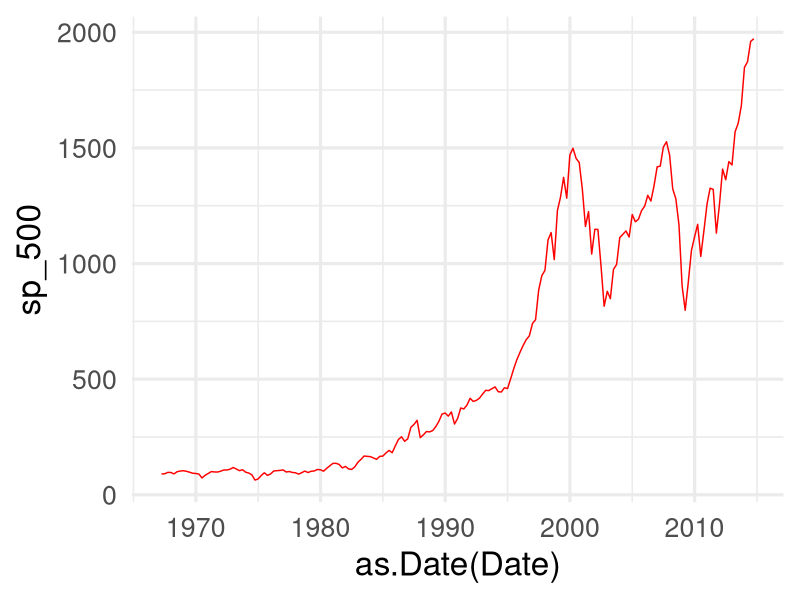
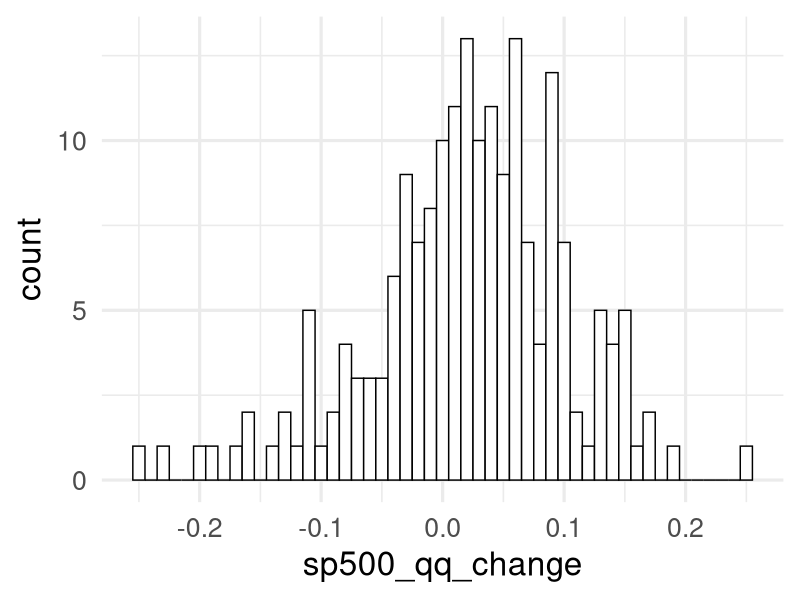
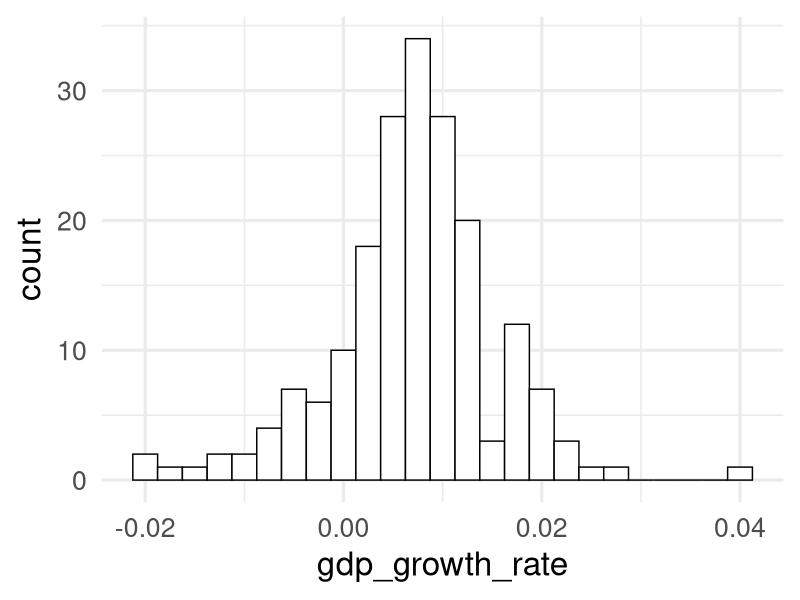
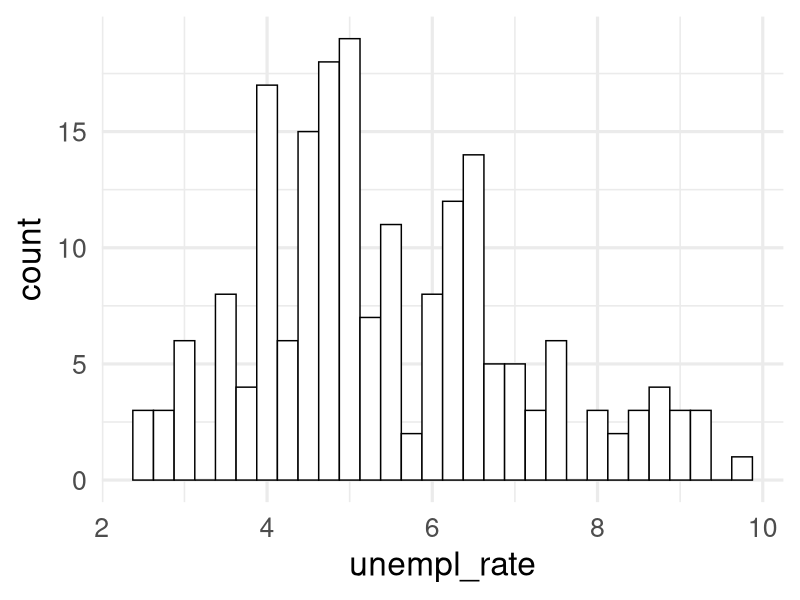
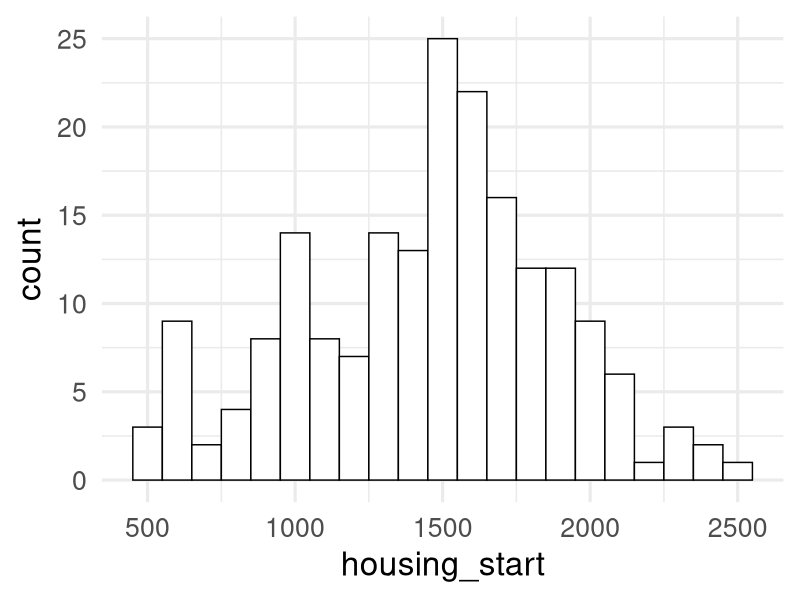
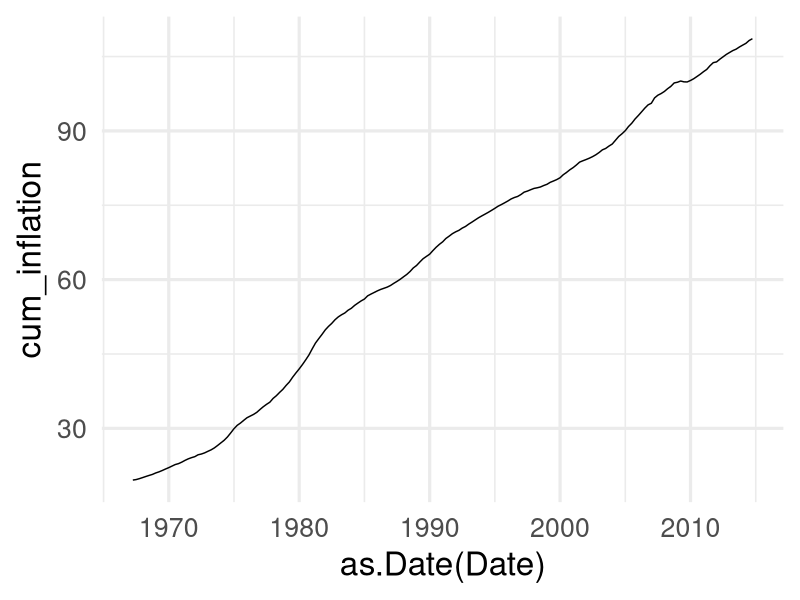
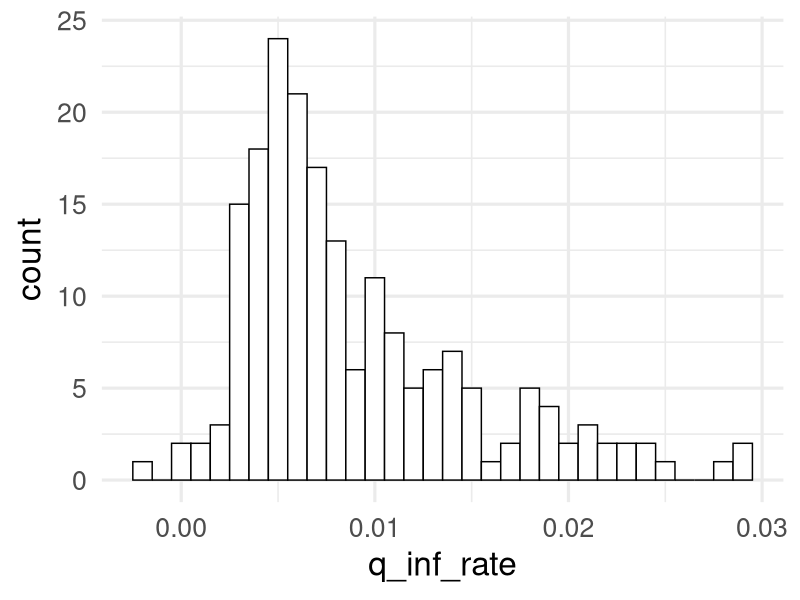
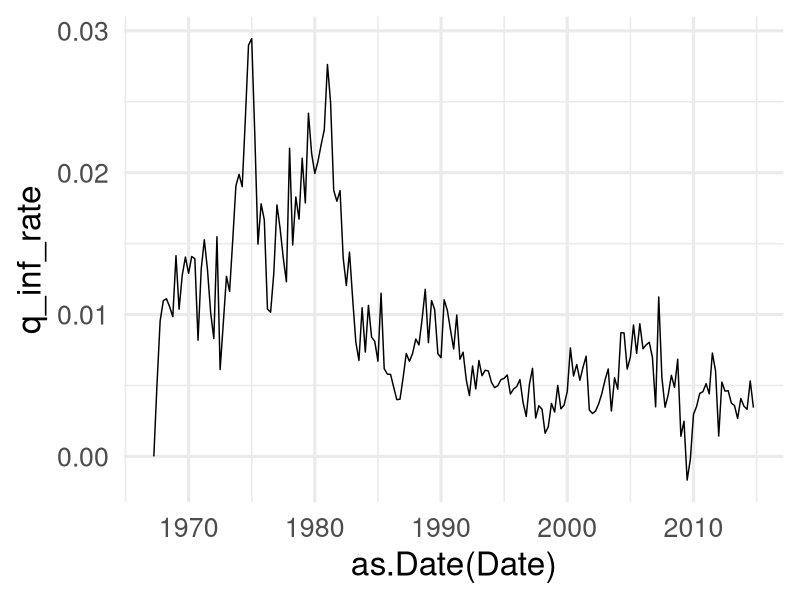

R code for these plots, in order:
## ---- chunk 1
library(reshape2)
library(gridExtra)
library(memisc)
library(ggplot2)
library(ggthemes)
library(scales)
library(zoo)
library(GGally)
## ---- chunk 2
#Please refer to "get_data.Rmd" on how I obtained the dataset
df<-read.csv("my_data.csv", header=TRUE)
head(df,3)
tail(df,3)
## ---- chunk 3
str(df)
#The data is obtained from Quandl.com. It contains quarterly US macro-economic data from Q1 1969 to Q3 2014 and.  The sp_500 is a weighted index of the stock prices of the largest 500 companies in the US.  As an index, it has no unit.  Gross domestic product (gdp) is in billion dollars.  gdp_growth_rate' and 'sp_500_qq_change' are quarterly change rates.  'cum_inflation' is also an index.  The values in the gdp column can be divided by cum_inflation to get GDP in constant dollars.  'housing_start' is the number in thousands of permits granted nationally for that quarter. The unemployment rate (unempl_rate) is the % of work force that is unemployed and actively seeks jobs. 'president','senate' and 'house' are categorical variables.  The value is 1 when Democrats control one of these 3 branches, 0 otherwise.
## ---- chunk 4
#Plot S&P500 over time
theme_set(theme_minimal(24))
ggplot(data=df,aes(x=as.Date(Date), y=sp_500))+geom_line(color="red")
#plot sp500_qq_change histogram to get a feel for the quarter on quarter changes
summary(df$sp500_qq_change)
ggplot(df, aes(x=sp500_qq_change))+geom_histogram(binwidth=.01, color="black",
                                                  fill="white")                                     
#summary of gdp growth rate
summary(df$gdp_growth_rate)
#GDP growth rate histogram
ggplot(df, aes(x=gdp_growth_rate))+ geom_histogram(binwidth=.0025,color='black',
                                                   fill='white')
#Unemployment rate 
summary(df$unempl_rate)
ggplot(df, aes(x=unempl_rate)) + geom_histogram(binwidth = .25, color="black", 
                                                fill='white')
#Housing starts 
summary(df$housing_start)
ggplot(df, aes(x=housing_start)) + geom_histogram(binwidth = 100, color ='black', 
                                                  fill='white')

# inflation rate
ggplot(data=df, aes(x=as.Date(Date), y=cum_inflation))+geom_line()

#Get quarter on quarter change in inflation. 'getrate' was used in 'get_data.Rmd' to calculate the quarterly change rates for the sp_500 and gdp.  Reuse it here to get the quarterly change in inflation rate.
getrate <- function (ts){
  ts1<-c(ts,0)
  ts2<-c(0,ts)
  ts1<-ts1[2:(length(ts1)-1)]
  ts2<-ts2[2:(length(ts2)-1)]
  (ts2-ts1)/ts1
  }

q_inf_rate<-getrate(df$cum_inflation)
#set the last data point to 0 since it is the baseline
q_inf_rate[nrow(df)]=0
summary(q_inf_rate)
#Bind quarterly inflation rate to the data frame
df<-cbind(df, q_inf_rate)
#Plot the histogram to get a feel for its distribution.
ggplot(df, aes(x=q_inf_rate))+geom_histogram(binwidth=.001, color='black',
                                             fill='white')
#Visualize the quarterly change in inflation rate in time. There are periods of deflation (negatvie inflation) but they are rare.  The one seen in 2009 was caused by the bank crisis.
ggplot(df, aes(x=as.Date(Date),y=q_inf_rate))+geom_line()
#Take a look at which party controls the 3 branches of government
#Now visualize Democratic control over time
p1<-ggplot(data=df,aes(y=house,x=as.Date(Date)))+geom_step()+
  labs(title="Democratic control in House")

p2<-ggplot(data=df,aes(y=senate,x=as.Date(Date)))+geom_step()+
  labs(title="Democratic control in Senate")
p3<-ggplot(df)+geom_step(aes(y=df$president,x=as.Date(df$Date)))+
  labs(title="Democrat in the WH")
grid.arrange(p1,p2,p3, ncol=1)
#Do the same with Republicans control
p1<-ggplot(df)+geom_step(aes(y=((df$house+1)%%2),x=as.Date(df$Date)))+
  labs(title="Republican control in House")
p2<-ggplot(df)+geom_step(aes(y=((df$senate+1)%%2),x=as.Date(df$Date)))+
  labs(title="Republican control in Senate")
p3<-ggplot(df)+geom_step(aes(y=((df$president+1)%%2),x=as.Date(df$Date)))+
  labs(title="Republican in the WH")
grid.arrange(p1,p2,p3, ncol=1)

#So Democrats control the House and Senate more often than the Republicans, but less so for the White House 
table (df$house)
table (df$senate)
table (df$president)
## ---- chunk 5
#Normalize the values to get a unified and compressed scale.
df[c('n_sp_500','n_sp500_qq_change','n_gdp','n_gdp_growth_rate','n_housing_start', 'n_unempl_rate','n_q_inf_rate')] = 
  scale(df[c('sp_500','sp500_qq_change','gdp','gdp_growth_rate','housing_start','unempl_rate','q_inf_rate')],center=T,scale=T)
#Visualize sp500 quarter on quarter change with quarterly gdp rate.  How well can changes in economic variables "explain" the quarterly changes in the S&P 500? 
#Melt data into long frame

df_long = melt(subset(df, select =c(Date,n_sp500_qq_change, n_gdp_growth_rate)),
               id.vars="Date",
               variable.name="rates",value.name="rate_values")
#Check for temporal relationship between the two rates
ggplot(data=df_long, aes(x=as.Date(Date),y=rate_values,color= rates)) +
  geom_line(aes(group=rates))
#Don't see any pattern
#How about other economic variables?

ggplot(data=df, aes(x=gdp_growth_rate,y=q_inf_rate)) +
  geom_point()
cor.test(df$gdp_growth_rate, df$q_inf_rate)
#No discernable relationship between the gdp growth and inflation rates
#How about the relationship between governing party and the stock index?

by(df$sp500_qq_change, df$president, summary)
ggplot(df, aes(x=as.factor(df$president), y=df$sp500_qq_change), 
       fill=df$president)+geom_boxplot()
#The SP500 seems to do better and fewer negative outliers with Democratic Presidents 
#Do the same with House and Senate control.
#The picture is reversed with Democratic control of House and Senate.  So it is difficult to draw any inference on the effect of the governing party on quarterly changes in the sp500. 
ggplot(df, aes(x=as.factor(df$house), y=df$sp500_qq_change), 
       fill=as.factor(df$house))+geom_boxplot()
ggplot(df, aes(x=as.factor(df$senate), y=df$sp500_qq_change), 
       fill=df$senate)+geom_boxplot()
#Let me visualize how the sp500 varies with the president's party over time
ggplot(data=df, aes(x=as.Date(Date),y=gdp_growth_rate)) + 
  geom_line(aes(color=president))+
 geom_hline(aes(yintercept=mean(gdp_growth_rate)))
#Seems to go into deadends with the governing philosophy as a variable

#Since the stock market may anticpate economic growth, I will check the sp500 quarter on quarter change against gdp_growth and check the pearson correlation with the current as well as 1 and 2 quarters back.
sp5_var_cor<-function(df, ts, nq){
  for (i in 1:nq){
    j=i-1
    rate_advanced<-ts[(j+1):(j+nrow(df))]
    df = cbind(df,rate_advanced)
    print (cor.test(df$sp500_qq_change,rate_advanced))
  }
}
sp5_var_cor(df,df$gdp_growth_rate,3)

#Don't see a pattern between the rates
#Now check the correlation between s&p quarterly changes against the quarterly inflation rate, housing start and unemployment rate.  Also plot sp_500 change against these vairables.  
#It doesn't seem to have a pattern with q_inf_rate.
sp5_var_cor(df, df$q_inf_rate, 3)
ggplot(data=df, aes(x=q_inf_rate, y=sp500_qq_change))+geom_point()

#No pattern with quarterly inflation rate. How about housing start?
sp5_var_cor(df, df$housing_start, 3)
ggplot(data=df, aes(x=housing_start, y=sp500_qq_change))+geom_point()
#How about umemployment rate
sp5_var_cor(df, df$unempl_rate, 3)
ggplot(data=df, aes(x=unempl_rate, y=sp500_qq_change))+geom_point()
#These economic factors show little correlation with sp_500 quarterly changes for the current quarter or up to 2 quarters back
#The time lag theory doesn't seem to produce clues on how the S&P quaterly changes are related to economic variables.  
#I wonder what the scatter plots between the sp500 index itself (not the quarterly change) and the other variables look like.
ggplot(data=df, aes(x=gdp,y=sp_500))+geom_point()
with (df, cor.test(sp_500, gdp))
#Bingo! The GDP is highly correlated to the SP500, although it is a complex relationship.  There is little dispersion in the scatter plot.  It looks similar to the time series itself.  
#Now let me see if there is a pattern between the various variables and the sp_500 itself.  Let me also color the data with time to better discern the impact of time. 

#Period_index divides 47 years of history by 10 years except for the first 7 years.  So the most recent ten years (Q3/2014 to Q4/2003) is period 1.  Period 5 is from Q3/1973 to Q1/1967. 
#Code data points with the same color every 10 years.
#Check the S&P against inflation rate.
df["period_index"]=c(rep(1,40),rep(2,40),rep(3,40),rep(4,40),rep(5,31))
ggplot(data=df, aes(x=q_inf_rate, y=sp_500, color=period_index))+
  geom_point() +
  scale_y_continuous(trans=log10_trans())
#That looks interesting.  The negative correlation is visible. 
#Get a better picture at the inflation less than 1% per quarter.
#The stock market appears to view a low inflation rate favorably, but the dispersion is large.
ggplot(data=df, aes(x=q_inf_rate, y=sp_500, color=period_index))+
  geom_point()+
  scale_y_continuous(trans=log10_trans())+
  coord_cartesian(xlim=c(0, .01))
#One of the characteristics of the last 30 years has been the low inflation rate while the GDP the S&P 500 grew rapidly.

#But inflation rate itself seems to be related to time as the following plot shows. The Fed has been more effective in controlling inflation (and no deflation) in recent history.
ggplot(data=df, aes(x=Date, y=q_inf_rate))+geom_point()
#Look at Housing Starts against the S&P
#Housing Starts seems to be positively coorelated to the sp_500 but in different clusters.  The data are grouped along the time variable.  Note the historically low housing start due to the bubble in the last 6 years. 
ggplot(data=df, aes(x=housing_start, y=sp_500, color=period_index))+
  geom_point()

#Now look at unemployment
#In the last 10 years, unemployment is correlated with the sp500 but there seems to be 2 mechanisms: one before the 1980's and another, after.
#For the last 20 years, lower unemployment is correlated to higer gdp.  However, over the entire period of 47 years, unemployment looks very cyclical against the GDP and the stock market.  So it apperas that while unemployment seems to affect the stock market within a span of a few years, it doesn't explain S&P growth over the long term.  The S&P doubled in the last 6 years despite high unemployment.
ggplot(data=df, aes(x=unempl_rate, y=sp_500,color=period_index))+
         geom_point()
#The plot below is striking in how cyclical unemployment is. Get the S&P keeps growing.
ggplot(data=df, aes(x=unempl_rate, y=sp_500,color=period_index))+
  geom_point()
#All the 2 variable scatter plots colored with time suggest that there are shorter periods when some of these variables are correlated to each other.  
#What is unmistakable is the increased value of the SP as the GDP grows over the long arc of 47 years. 
#So what drives the S&P?  Is it possible that the econometic variables affect quarterly changes in the short-term, but over the lonng term, something else more fundamental is driving stock prices?
#The one thing that grows nonstop over the last 47 years is population.  A larger population should produce a higher GDP which in turn drives the S&P as shown earlier.  Let me get population data and see how sp_500 changes with the population.
#US population data is availabe from the Census Bureau as a text document.  I downloaded the text data into 'us_pop.txt' from the Census Bureau.  I needed to sum the data by zip code by state by year.  I used python to do the extraction and wrote the total population by year into 'us_population.csv'.  See 'load_population.py' on data extraction.
pop = read.csv('us_population1.csv',header=T)
#Population data is available only yearly from 1969 to 2012.  So I have to wrangle the current dataframe, df, to align with 44 years of population data.  Data is stored in df in reverse chronlogical order.
pop_end_yr = 1969
pop_str_yr = 2012
df_end_yr = 1967
df_str_yr = 2014
str_row = (df_str_yr - pop_str_yr) * 4
end_row = nrow(df) - (pop_end_yr - df_end_yr) * 4
df_n<-subset(df,select=c(Date,sp_500,gdp))
df_s<-df_n[str_row:end_row,]
sp_500=df_s['sp_500']
n_quarters = (pop_str_yr - pop_end_yr + 1) * 4
sp_500_yr=sp_500[seq(1,n_quarters,4),]
gdp_q=df_s['gdp']
gdp_yr=gdp_q[seq(1,n_quarters,4),]
pop['sp500']<-rev(sp_500_yr)
pop['gdp']<-rev(gdp_yr)
#Now I can scatter plot population against sp_500 and gdp data from df, the running data frame.
ggplot(data=pop,aes(x=pop,y=gdp))+geom_point()
ggplot(data=pop, aes(x=pop,y=sp500))+geom_point()
#gdp bears an almost linear relationship with population growth
#as we saw earlier, sp500 is highly correlated to the gdp. So one can conjecture that the sp500 is driven by population growth
#Now that we have a better idea of what drives the S&P, let me return to df.
#Since the economic variables are clustered by time periods, what if I segregate the data by periods? I may see how the SP500 is impacted by the econometric variables WITHIN the cluster.
#Since the period_index is rather arbitrary, I would use the changes in party control of the White House as time markers instead.  It might provide some insights into whether the governing philosophy interacts with economic variables.
#I will mark time periods by the party in the White House.
df['potus.buckets']<-cut(as.numeric(format(as.yearmon(as.Date(df$Date)),"%Y")),
                         breaks = c(1966,1969,1977,1981,1993,2001,2009,2015))

#Now visualize the two variables that are colored by governing party periods
ggplot(data=df, aes(x=q_inf_rate, y=sp_500,color=potus.buckets, type="div"))+
  geom_point()
ggplot(data=df, aes(x=housing_start,y=sp_500,color=potus.buckets,type="div"))+
  geom_point()
ggplot(data=df, aes(x=unempl_rate, y=sp_500, color = potus.buckets, type="div"))+
  geom_point()

#These plots confirm that the data is clustered by time periods.  
#But the variables do not have the same shape of scatter plots across all clusters.  The fact that there are many clusters and shapes explain why cor.test shows little correlation.
with (df, cor.test(sp_500, q_inf_rate))
with (df, cor.test(sp_500, housing_start))
with (df, cor.test(sp_500, unempl_rate))
## ---- chunk 6
#Visualizing gdp growth rate, sp 500, quarterly inflation rate and time in one plot. How do I visualize the effect of 1 more variable?  I will use color coded scatter plots as above but also use size of the dot to visualize an additional variable.
#There seems to be 2 S&P growth mechanisms since the data appears as clusters below and above the red line.  This of course is visible also when the S&P is plotted against time. Inflation is consistently lower above the red line.
ggplot(data=df, aes(x=gdp_growth_rate, y=sp_500, color=potus.buckets,type='div'))+
  geom_point(aes(size=q_inf_rate+5))+
  scale_y_continuous(trans=log10_trans())+
 geom_hline(yintercept=150, color="red")

#Visualize unemployment rate, sp_500, qarterly inflation rate and time but use facet_wrap instead of color to segregate data by period. Inflation rate doesn't seem to work with unemployment rate in impacting the S&P.
ggplot(data=df, aes(x=n_unempl_rate,y=sp_500)) +
  scale_y_continuous(trans=log10_trans()) +
  geom_point(aes(size=n_q_inf_rate+5))+
  facet_grid(~potus.buckets)
#ggpairs to examine patterns across variables under different administrations
df_sub<-subset(df,select=c(n_sp_500,n_gdp_growth_rate,n_housing_start,
                           n_unempl_rate,n_q_inf_rate,potus.buckets))
ggpairs(subset(df_sub, potus.buckets %in% "(2009,2015]"))
ggpairs(subset(df_sub, potus.buckets %in% "(2001,2009]"))
ggpairs(subset(df_sub, potus.buckets %in% "(1993,2001]"))
ggpairs(subset(df_sub, potus.buckets %in% "(1981,1993]"))
ggpairs(subset(df_sub, potus.buckets %in% "(1977,1981]"))
ggpairs(subset(df_sub, potus.buckets %in% "(1969,1977]"))
ggpairs(subset(df_sub, potus.buckets %in% "(1966,1969]"))

#ggpairs confirm earlier observations that the economic data correlates with the SP 500 for short periods of time and for some of the periods.  None has correlation all the time. Unemployment seems to be a "useful" variable in 5 of the 7 periods.  Others come in and out. Also note that in the short-term, the S&P 500 looks random against the GDP growth rate.  
## ---- chunk 7
#Normalize the population, SP 500 and the GDP in order to plot lines on the same chart.  Melt frame to color code the lines.
pop[c('n_pop','n_sp500','n_gdp')] <-
  scale(pop[c('pop','sp500','gdp')],center=T,scale=T)

n_pop <-subset(pop,select=c(year, n_pop,n_sp500,n_gdp))

pop_long <- melt (n_pop,id.vars="year", variable.name="metrics", 
                  value.name="val")

lp<-ggplot(data=pop_long,aes(x=year, y=val, color=metrics))+
  geom_line(linetype="solid",size=2.0)
lp +  scale_colour_discrete(name="Variables",
                      labels = c('Population', "S&P 500", "GDP"))+
  ggtitle("S&P 500 and Its Key Drivers") + ylab("Normalized Values") + 
  xlab("Year")

# The above shows that the S&P is driven by the GDP which in turns is driven by population growth.  As we saw earlier, only the GDP can explain S&P growth over a long period of time.  Other economic variables are correlated with the S&P only over a shorter period of time and only for some of these periods.

#Unemployment appeared in earlier plots to have an impact on the S&P in several periods.  The following plot shows Unemployment against the S&P with Housing Starts coded as circle size, and all clustered by colored periods.
sp<-ggplot(data=df, aes(x=unempl_rate, y=sp_500, color = potus.buckets,
                        type="div"))+
  geom_point(aes(size=n_housing_start+2))+
  scale_y_continuous(trans=log10_trans())
sp + scale_colour_discrete(name="Administration",
                           labels = c('Johnson', 'Nixon/Ford', 'Carter', 
                                      'Reagan/Bush',
                                      'Clinton','Bush','Obama')) +
  scale_size_continuous(name="Normalized Housing Start",
                      labels = c('1 low','2','3','4', '5 high'))+
      theme(legend.title = element_text(size=10))+          
  ggtitle('S&P500 Vs Unemployment &\nHousing Start') +
  ylab('S&P 500') + xlab('Unemployment Rate')

#The negative corrlelation between unemployment and the S&P 500 is clearly visible in the last 25 years.  Unemployment has an unmistakable effect on the S&P in clusters.  Even as the overall valuation increases over a long period of time, the stock market is negatively impacted by higher unemployment within a cluster.  Housing starts doesn't seem to be a factor.

# I want to show how inflation affects the S&P.  It is a scatter plot of the S&P and the GDP, with the circles size split up by the level of inflation and all color coded by periods.  
fsp<-ggplot(data=df, aes(x=gdp_growth_rate, y=sp_500, color=potus.buckets,
                         type='div'))+
  geom_point(aes(size=n_q_inf_rate+5))+
  scale_y_continuous(trans=log10_trans())+
  geom_hline(yintercept=150, color="red") 
fsp+scale_colour_discrete(name="Administration",
                           labels = c('Johnson', 'Nixon/Ford', 'Carter', 
                                      'Reagan/Bush',
                                      'Clinton','Bush','Obama')) +
  scale_size_continuous(name="Normalized Quarterly \nInflation Rate",
                        labels = c('0 low','1 low','2','3', '4', '5 high')) +
  theme(legend.title = element_text(size=10))+
  ggtitle('The Effect of Inflation?') +
  ylab('S&P 500') + xlab("GDP Growth Rate")

#This raises the question of the effect of inflation on the SP500.  What stands out is the meteoric rise of the S&P since the Reagan adminstration.  It grew at a trajectory different from before.  The quarterly gdp growth rate is less scattered post Reagan.  The population growth rate hasn't changed that much throughout these 47 years, yet the S&P grew much faster.  Something seems to have changed at this transition.  What seems to be consistent is the lower inflation during the last 25 years, compared to higher inflation in the earlier 17 year period.   It would interesting to explore this further.  
## ---- chunk 8
# Do economic factors impact the S&P500?  The NY Stock Exchange thinks so (see NYSE pdf in Reference).  But this analysis shows a more nuanced picture.  Factors that can explain SP500 quarterly changes are elusive. I struggled through the 2 variable analysis and couldn't find any clues.  The only unmistakable trend is the increase in population which drives the gdp.  In turn, that pushes the S&P500 up over time.  The S&P seems to have discernable relationships with economic variables in clusters.  The unmeployment rate, for instance, appears to be useful some of the time, but not always.  Furthermore, a transition seemed to have occurred in the Reagon years when the slope of the S&P curve changed.  Some system-wide changes that were favorable to stock price appreciation appeared to have taken hold.  This transition cannot be explained by population or gdp growth.  Inflation rates were on average higher before the transition. It would be interesting to explore this transition as a follow-on project.
